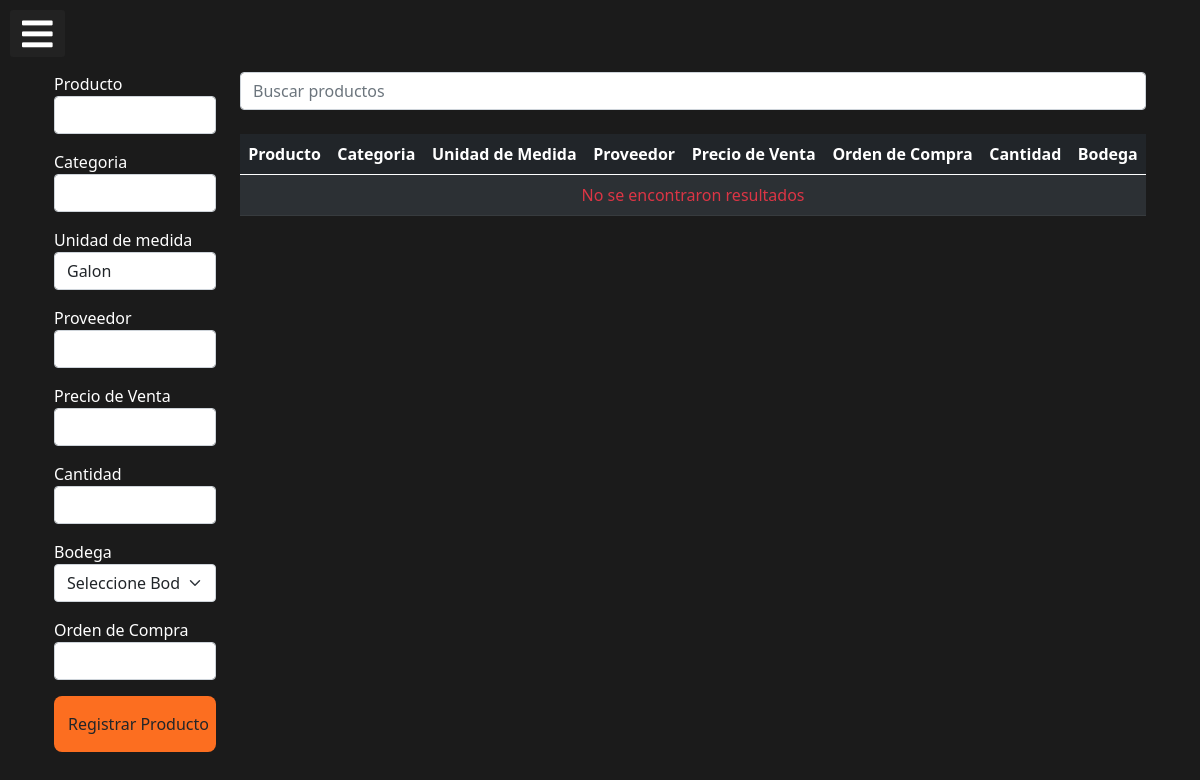
/inventario/nuevoProducto/ (signed in), run on an earlier commit of the app's database.
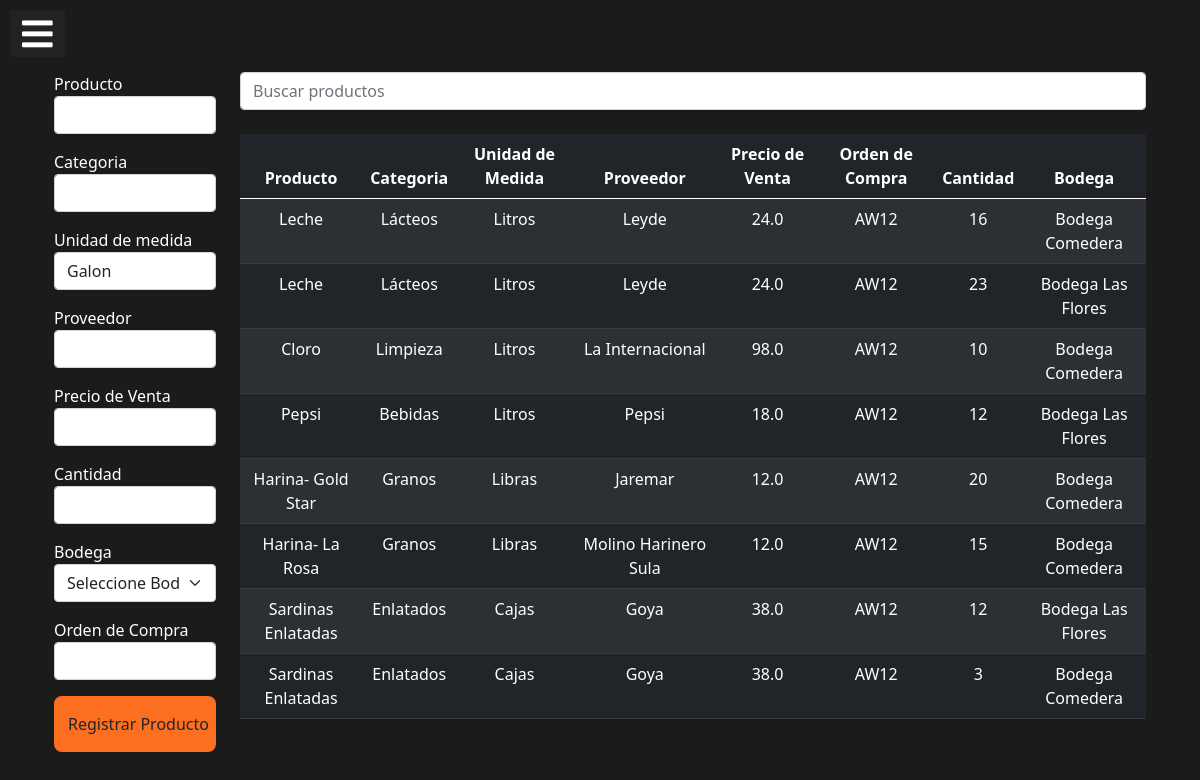
And on a later commit of the database.
### app_inventarioBodega/models.py (models this page shows, shortened)
class Producto(models.Model):
    CATEGORIAS = (
        ('1', 'Lácteos'),
        ('2', 'Carnes'),
        ('3', 'Bebidas'),
        ('4', 'Limpieza'),
        ('5', 'Abarrotes'),
        ('6', 'Enlatados'),
        ('7', 'Granos'),
        ('8', 'Dulces'),
        ('9', 'Otros'),
    )
    MEDIDAS = (
        ('1', 'Libras'),
        ('2', 'Kilos'),
        ('3', 'Cajas'),
        ('4', 'Docena'),
        ('5', 'Media docena'),
        ('6', 'Quintal'),
        ('7', 'Litros'),
        ('8', 'Galon'),
    )
    nombre = models.CharField(max_length=30)
    categoria = models.CharField(max_length=1, choices=CATEGORIAS, default='1')
    unidades_medidas = models.CharField(max_length=1, choices=MEDIDAS, default='1')
    proveedor = models.CharField(max_length=25, null=True, blank=True)
    precio = models.FloatField()
    ordenCompra = models.CharField(max_length=10)

class Inventarios_Bodega(models.Model):
    bodega = models.ForeignKey(Bodega, on_delete=models.CASCADE)
    producto = models.ForeignKey(Producto, on_delete=models.CASCADE)
    stock = models.IntegerField()

class Bodega(models.Model):
    nombre = models.CharField(max_length=30)
    direccion = models.TextField()
    encargado = models.ForeignKey(Empleado, on_delete=models.CASCADE)
    def __str__(self):
        return self.nombre

### app_inventarioBodega/views.py (the view, shortened to what this page needs)
# urls.py: path('nuevoProducto/',views.nuevoProducto, name="nuevoProducto"),
@login_required()
def nuevoProducto(request):
    q = request.GET.get('q')
    if q:
        if Producto.objects.filter(nombre__startswith=q):
            productos = Producto.objects.filter(nombre__startswith=q).order_by('nombre')
        elif Producto.objects.filter(precio__startswith=q):
            productos = Producto.objects.filter(precio__startswith=q).order_by('precio')
        elif Producto.objects.filter(proveedor__startswith=q):
            productos = Producto.objects.filter(proveedor__startswith=q).order_by('proveedor')
        elif Producto.objects.filter(ordenCompra__startswith=q):
            productos = Producto.objects.filter(ordenCompra__startswith=q)
        else:
            productos_choices = Producto.objects.all()
            productos = ""
            for x in productos_choices:
                if x.get_categoria_display().startswith(q):
                    productos = Producto.objects.filter(categoria__startswith=x.categoria).order_by('categoria')
                elif x.get_unidades_medidas_display().startswith(q):
                    productos = Producto.objects.filter(unidades_medidas__startswith=x.unidades_medidas).order_by('unidades_medidas')
                elif productos == "":
                    productos = Producto.objects.all().order_by('nombre')
    else:
        productos = Producto.objects.all().order_by('nombre')
    inventario = Inventarios_Bodega.objects.all()
    ctx ={
        'productos': productos,
        'q': q,
        'bodega': Bodega.objects.all(),
        'inventario': inventario,
    }
    return render(request, 'bodega/nuevoProducto.html', ctx)

### app_inventarioBodega/templates/bodega/nuevoProducto.html (shortened to what this page needs)
{% extends 'base.html' %}
{% block container %}
    <div class="row">
        <div class="col-2">
            {% if p %}
                <form action="{% url 'inventario:modificarProducto' p.id i.bodega.id %}" method="post">
            {% else %}
                <form action="" method="post">
            {% endif %}
                <div class="mb-3">
                    <label for="producto">Producto</label><br>
                    <input value="{{p.nombre}}" type="text" name="nombre" id="nombre" class="form-control" autocomplete="off" required autofocus>
                </div>
                <div class="mb-3">
                    <label for="categoria">Categoria</label><br>
                    <select name="categoria" id="categoria" class="form-control">
                        <option id="cate" value="{{p.categoria}}" hidden></option>
                    </select>
                </div>
                <div class="mb-3">
                    <label for="unidad">Unidad de medida</label><br>
                    <select  name="unidad" id="unidad" class="form-control">
                        <option value="">Galon</option>
                    </select>
                </div>
                <div class="mb-3">
                    <label for="proveedor">Proveedor</label><br>
                    <input type="text" value="{{p.proveedor}}" name="proveedor" id="proveedor" class="form-control" required>
                </div>
                <div class="mb-3">
                    <label for="precio">Precio de Venta</label><br>
                    <input type="text" value="{{p.precio}}" step="0.01" name="precio" id="precio" class="form-control" required>
                </div>
                <div class="mb-3">
                    <label for="cantidad">Cantidad</label><br>
                    <input type="text" value="{{i.stock}}" name="cantidad" id="cantidad" class="form-control" required>
                </div>
                <div class="mb-3">
                    <label for="bodega">Bodega</label><br>
                    <select name="bodega" id="bodega" class="form-select">
                        <option value="">Seleccione Bodega</option>
                    </select>
                </div>
                <div class="mb-3">
                    <label for="ordenCompra">Orden de Compra</label><br>
                    <input type="text" value="{{p.ordenCompra}}" name="ordenCompra" id="ordenCompra" class="form-control" required>
                </div>
                <div class="mb-3">
                    <input type="submit" class="btn cards" value="Registrar Producto">
                </div>
            </form>
        </div>
        <div class="col-10">
            <form action="{% url 'inventario:nuevoProducto' %}" method="get">
                <input type="search" name="q" value="{{ q|default_if_none:'' }}" class="form-control" autocomplete="off" placeholder="Buscar productos">
            </form><br>
            <table class="table table-hover table-dark table-striped">
                <thead>
                    <tr>
                        <th class="text-center">Producto</th>
                        <th class="text-center">Categoria</th>
                        <th class="text-center">Unidad de Medida</th>
                        <th class="text-center">Proveedor</th>
                        <th class="text-center">Precio de Venta</th>
                        <th class="text-center">Orden de Compra</th>
                        <th class="text-center">Cantidad</th>
                        <th class="text-center">Bodega</th>
                    </tr>
                </thead>
                <tbody>
                    {% for i in inventario %}
                        <tr data-href="{% url 'inventario:modificarProducto' i.producto.id i.bodega.id %}" style="cursor: pointer;">
                            {% if q %}
                                {% for p in productos  %}
                                    {% if p.id == i.producto.id  %}
                                        <td class="text-center">{{p.nombre}}</td>
                                        <td class="text-center">{{p.get_categoria_display}}</td>
                                        <td class="text-center">{{p.get_unidades_medidas_display}}</td>
                                        <td class="text-center">{{p.proveedor}}</td>
                                        <td class="text-center">{{p.precio}}</td>
                                        <td class="text-center">{{p.ordenCompra}}</td>
                                        <td class="text-center">{{i.stock}}</td>
                                        <td class="text-center">{{i.bodega}}</td>
                                    {% endif %}
                                {% endfor %}
                            {% else %}
                                {% for p in productos  %}
                                    {% if p.id == i.producto.id  %}
                                        <td class="text-center">{{p.nombre}}</td>
                                        <td class="text-center">{{p.get_categoria_display}}</td>
                                        <td class="text-center">{{p.get_unidades_medidas_display}}</td>
                                        <td class="text-center">{{p.proveedor}}</td>
                                        <td class="text-center">{{p.precio}}</td>
                                        <td class="text-center">{{p.ordenCompra}}</td>
                                        <td class="text-center">{{i.stock}}</td>
                                        <td class="text-center">{{i.bodega}}</td>
                                    {% endif %}
                                {% endfor %}
                            {% endif %}
                        </tr>
                    {% empty %}
                        <tr>
                            <td colspan="10" class="text-danger text-center">No se encontraron resultados</td>
                        </tr>
                    {% endfor %}
                </tbody>
            </table>
        </div>
    </div>
{% endblock %}

### global_templates/base.html (shortened to what this page needs)
{% load static %}
<!DOCTYPE html>
<html lang="en">
<head>
    <link href="https://cdn.jsdelivr.net/npm/bootstrap@5.0.2/dist/css/bootstrap.min.css" rel="stylesheet">
    <link rel="stylesheet" href="https://cdnjs.cloudflare.com/ajax/libs/font-awesome/5.14.0/css/all.min.css">
    <link href="{% static 'inventario/css/cssLogin.css' %}" rel="stylesheet">
    <link href="{% static 'inventario/css/menu.css' %}" rel="stylesheet">
    <link href="{% static 'inventario/css/style.css' %}" rel="stylesheet">
    <link href="https://haubek.github.io/dist/css/component-chosen.min.css" rel="stylesheet">
</head>
<body class="body">
    <div class="container">
        <label for="check">
          <i class="fas fa-bars" id="btn"></i>
        </label>
    <main>
        <div class="container mt-5">
          {% block container%} {% endblock %}
        </div>
    </main>
</body>
</html>

### app_inventarioBodega/static/inventario/css/cssLogin.css (style rules this page uses)
body, html { margin: 0; padding: 0; height: 100%; background: #1b1b1b; }

### app_inventarioBodega/static/inventario/css/menu.css (style rules this page uses)
label #btn, label #cancel { position: absolute; cursor: pointer; background: #222222; }
label #btn { left: 10px; top: 10px; font-size: 35px; color: white; border-radius: 3px; padding: 6px 12px; transition: all .5s; }

### app_inventarioBodega/static/inventario/css/style.css (style rules this page uses)
body, html { background-color: #1B1B1B; color: #FFFFFF; text-decoration: none; }
* { list-style: none; text-decoration: none; }
.cards { width: 100%; height: 3.5rem; border-radius: 8px; background-color: #FC6E20; padding: 13px; }

What changed in the data, as far as the page shows it:
added Inventarios_Bodega: stock "16", bodega "Bodega Comedera"
added Producto: nombre "Leche", categoria "Lácteos", unidades_medidas "Litros", proveedor "Leyde", precio "24.0", ordenCompra "AW12"
added Inventarios_Bodega: stock "23", bodega "Bodega Las Flores"
added Inventarios_Bodega: stock "10", bodega "Bodega Comedera"
added Producto: nombre "Cloro", categoria "Limpieza", unidades_medidas "Litros", proveedor "La Internacional", precio "98.0", ordenCompra "AW12"
added Inventarios_Bodega: stock "12", bodega "Bodega Las Flores"
added Producto: nombre "Pepsi", categoria "Bebidas", unidades_medidas "Litros", proveedor "Pepsi", precio "18.0", ordenCompra "AW12"
added Inventarios_Bodega: stock "20", bodega "Bodega Comedera"
added Producto: nombre "Harina- Gold Star", categoria "Granos", unidades_medidas "Libras", proveedor "Jaremar", precio "12.0", ordenCompra "AW12"
added Inventarios_Bodega: stock "15", bodega "Bodega Comedera"
added Producto: nombre "Harina- La Rosa", categoria "Granos", unidades_medidas "Libras", proveedor "Molino Harinero Sula", precio "12.0", ordenCompra "AW12"
added Inventarios_Bodega: stock "12", bodega "Bodega Las Flores"
added Producto: nombre "Sardinas Enlatadas", categoria "Enlatados", unidades_medidas "Cajas", proveedor "Goya", precio "38.0", ordenCompra "AW12"
added Inventarios_Bodega: stock "3", bodega "Bodega Comedera"
Also different on the page:
text no longer shown: "No se encontraron resultados"
